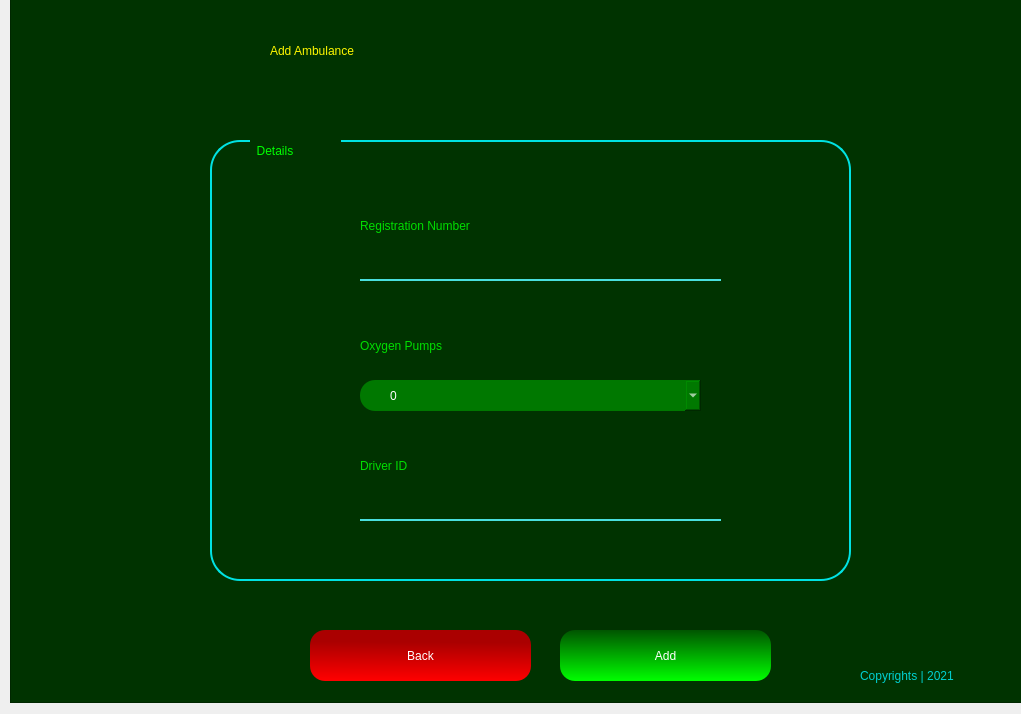
<?xml version="1.0" encoding="UTF-8"?>
<ui version="4.0">
 <class>Form</class>
 <widget class="QWidget" name="Form">
  <property name="geometry">
   <rect>
    <x>0</x>
    <y>0</y>
    <width>1021</width>
    <height>714</height>
   </rect>
  </property>
  <property name="windowTitle">
   <string>Form</string>
  </property>
  <widget class="QFrame" name="frame">
   <property name="geometry">
    <rect>
     <x>10</x>
     <y>-10</y>
     <width>1022</width>
     <height>713</height>
    </rect>
   </property>
   <property name="styleSheet">
    <string notr="true">QFrame{

background-color: rgb(0, 51, 0);
color: rgb(0,255,0);

}
</string>
   </property>
   <property name="frameShape">
    <enum>QFrame::StyledPanel</enum>
   </property>
   <property name="frameShadow">
    <enum>QFrame::Raised</enum>
   </property>
   <widget class="QLabel" name="label_5">
    <property name="geometry">
     <rect>
      <x>260</x>
      <y>20</y>
      <width>551</width>
      <height>81</height>
     </rect>
    </property>
    <property name="styleSheet">
     <string notr="true">font: 87 34pt &quot;Arial Black&quot;;
color: rgb(255, 247, 0);</string>
    </property>
    <property name="text">
     <string>Add Ambulance</string>
    </property>
   </widget>
   <widget class="QPushButton" name="addBtn">
    <property name="geometry">
     <rect>
      <x>550</x>
      <y>640</y>
      <width>211</width>
      <height>51</height>
     </rect>
    </property>
    <property name="styleSheet">
     <string notr="true">QPushButton{
background-color: qlineargradient(spread:pad, x1:0.498, y1:0, x2:0.507, y2:1, stop:0 rgba(0, 85, 0, 255), stop:1 rgba(0, 255, 0, 255));
border-radius:15px;
color: #FFF;
	font: 75 14pt &quot;Microsoft PhagsPa&quot;;

}

QPushButton:hover{

	background-color: rgb(0, 118, 0);
}</string>
    </property>
    <property name="text">
     <string>Add</string>
    </property>
   </widget>
   <widget class="QPushButton" name="backBtn">
    <property name="geometry">
     <rect>
      <x>300</x>
      <y>640</y>
      <width>221</width>
      <height>51</height>
     </rect>
    </property>
    <property name="styleSheet">
     <string notr="true">QPushButton{
background-color: qlineargradient(spread:pad, x1:0.512, y1:0.238636, x2:0.493, y2:1, stop:0 rgba(170, 0, 0, 255), stop:1 rgba(255, 0, 0, 255));
border-radius:15px;
color: #FFF;
	font: 75 14pt &quot;Microsoft PhagsPa&quot;;

}

QPushButton:hover{

	background-color: rgb(138, 0, 0);
}</string>
    </property>
    <property name="text">
     <string>Back</string>
    </property>
   </widget>
   <widget class="QLabel" name="label_7">
    <property name="geometry">
     <rect>
      <x>10</x>
      <y>650</y>
      <width>51</width>
      <height>51</height>
     </rect>
    </property>
    <property name="styleSheet">
     <string notr="true">background-image: url(:/newPrefix/—Pngtree—red and black logo_5517319.png);</string>
    </property>
    <property name="text">
     <string/>
    </property>
    <property name="pixmap">
     <pixmap resource="mainLogo.qrc">:/newPrefix/—Pngtree—red and black logo_5517319.png</pixmap>
    </property>
    <property name="scaledContents">
     <bool>true</bool>
    </property>
   </widget>
   <widget class="QLabel" name="label_8">
    <property name="geometry">
     <rect>
      <x>850</x>
      <y>670</y>
      <width>161</width>
      <height>31</height>
     </rect>
    </property>
    <property name="styleSheet">
     <string notr="true">font: 25 12pt &quot;Bahnschrift Light&quot;;
color: rgb(0, 208, 208);</string>
    </property>
    <property name="text">
     <string>Copyrights | 2021</string>
    </property>
   </widget>
   <widget class="QFrame" name="frame_3">
    <property name="geometry">
     <rect>
      <x>200</x>
      <y>150</y>
      <width>641</width>
      <height>441</height>
     </rect>
    </property>
    <property name="styleSheet">
     <string notr="true">QFrame{

border: 2px solid rgb(0, 226, 226);
border-radius: 30px;

}</string>
    </property>
    <property name="frameShape">
     <enum>QFrame::StyledPanel</enum>
    </property>
    <property name="frameShadow">
     <enum>QFrame::Raised</enum>
    </property>
    <widget class="QLabel" name="label_2">
     <property name="geometry">
      <rect>
       <x>40</x>
       <y>0</y>
       <width>91</width>
       <height>21</height>
      </rect>
     </property>
     <property name="styleSheet">
      <string notr="true">border: none;
font: 12pt &quot;MS Shell Dlg 2&quot;;</string>
     </property>
     <property name="text">
      <string>  Details</string>
     </property>
    </widget>
    <widget class="QLineEdit" name="regdTxt">
     <property name="geometry">
      <rect>
       <x>150</x>
       <y>100</y>
       <width>361</width>
       <height>41</height>
      </rect>
     </property>
     <property name="styleSheet">
      <string notr="true">QLineEdit{
background-color: rgb(0, 51, 0);
border-top:none;
border-left: none;
border-right: none;
border-bottom: 2px solid rgb(74, 224, 222);

}

QLineEdit:hover{


border-bottom: 2px solid rgb(29, 89, 89);

}</string>
     </property>
    </widget>
    <widget class="QLabel" name="label_10">
     <property name="geometry">
      <rect>
       <x>150</x>
       <y>70</y>
       <width>281</width>
       <height>31</height>
      </rect>
     </property>
     <property name="styleSheet">
      <string notr="true">font: 16pt &quot;Myanmar Text&quot;;
color: rgb(0, 222, 0);
border: none;
</string>
     </property>
     <property name="text">
      <string>Registration Number</string>
     </property>
    </widget>
    <widget class="QLabel" name="label_11">
     <property name="geometry">
      <rect>
       <x>150</x>
       <y>190</y>
       <width>281</width>
       <height>31</height>
      </rect>
     </property>
     <property name="styleSheet">
      <string notr="true">font: 16pt &quot;Myanmar Text&quot;;
color: rgb(0, 222, 0);
border: none;
</string>
     </property>
     <property name="text">
      <string>Oxygen Pumps</string>
     </property>
    </widget>
    <widget class="QComboBox" name="oxyBox">
     <property name="geometry">
      <rect>
       <x>150</x>
       <y>240</y>
       <width>341</width>
       <height>31</height>
      </rect>
     </property>
     <property name="styleSheet">
      <string notr="true">QComboBox{
	background-color: rgb(0, 120, 0);
border-radius: 15px;
color: #FFF;
	font: 14pt &quot;MS Reference Sans Serif&quot;;
padding-left: 30px;
align-items: right;

}

QComboBox:hover{

background-color: rgb(0, 231, 0);

}</string>
     </property>
     <item>
      <property name="text">
       <string>0</string>
      </property>
     </item>
     <item>
      <property name="text">
       <string>1</string>
      </property>
     </item>
     <item>
      <property name="text">
       <string>2</string>
      </property>
     </item>
     <item>
      <property name="text">
       <string>3</string>
      </property>
     </item>
    </widget>
    <widget class="QLabel" name="label_12">
     <property name="geometry">
      <rect>
       <x>150</x>
       <y>310</y>
       <width>281</width>
       <height>31</height>
      </rect>
     </property>
     <property name="styleSheet">
      <string notr="true">font: 16pt &quot;Myanmar Text&quot;;
color: rgb(0, 222, 0);
border: none;
</string>
     </property>
     <property name="text">
      <string>Driver ID </string>
     </property>
    </widget>
    <widget class="QLineEdit" name="driverTxt">
     <property name="geometry">
      <rect>
       <x>150</x>
       <y>340</y>
       <width>361</width>
       <height>41</height>
      </rect>
     </property>
     <property name="styleSheet">
      <string notr="true">QLineEdit{
background-color: rgb(0, 51, 0);
border-top:none;
border-left: none;
border-right: none;
border-bottom: 2px solid rgb(74, 224, 222);

}

QLineEdit:hover{


border-bottom: 2px solid rgb(29, 89, 89);

}</string>
     </property>
    </widget>
   </widget>
  </widget>
 </widget>
 <resources>
  <include location="mainLogo.qrc"/>
  <include location="mainLogo.qrc"/>
 </resources>
 <connections/>
</ui>
